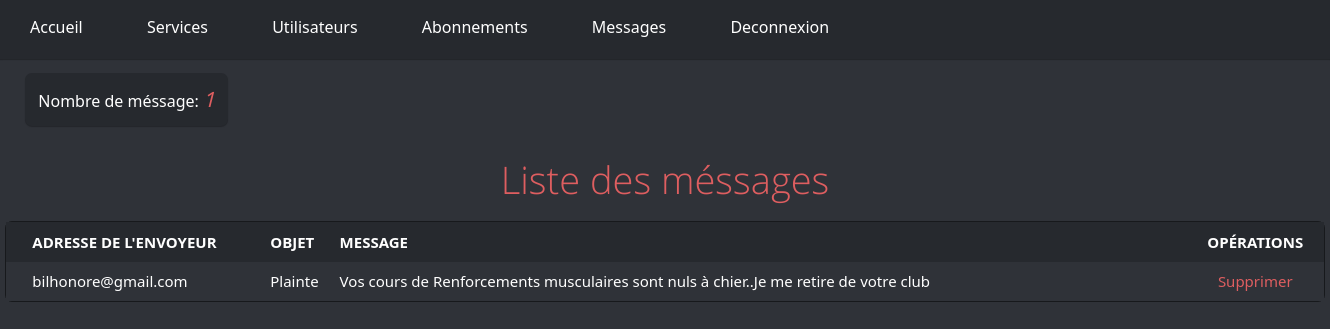
Screenshot of /admin/messages.php (signed in) with the database file from the repository.
### tables this page shows
CREATE TABLE `messages` (
  `num_msg` int(11) NOT NULL,
  `email_envoyeur` varchar(85) NOT NULL,
  `sujet` varchar(50) NOT NULL,
  `message` text NOT NULL
);

### admin/messages.php (the view, shortened to what this page needs)
<?php
	$pdo = new PDO('mysql:host=localhost; dbname=gym', 'root', '', array(PDO::MYSQL_ATTR_INIT_COMMAND => 'SET NAMES utf8'));
	$reqMsg = $pdo->prepare("SELECT * FROM `messages` ORDER BY `num_msg` DESC");
	$reqMsg->execute();
	$nbMsg = $reqMsg->rowCount();
	$listeMsg = $reqMsg->fetchAll();
?>
<!DOCTYPE html>
<html>
<head>
	<link rel="stylesheet" type="text/css" href="../css/main.css">
</head>
<body>
	<?php  include 'menu.php';?>
	<div class="inform">
		<div class="leblock">
			<p>Nombre de méssage: <i class="nb"><?php echo $nbMsg;?></i></p>
		</div>
	</div>
	<div class="lesclasses">
		<h2>Liste des méssages</h2>
		<table class="tble" cellpadding="0" cellspacing="0" border="0" id="t4">
			<tr class="entete">
				<td style="padding-left: 2%;">Adresse de l'envoyeur</td>
				<td>Objet</td>
				<td>Message</td>
				<td align="center">Opérations</td>
			</tr>
			<?php foreach ($listeMsg as $msg) {?>
			<tr class='infos'>
				<td style="padding-left: 2%;"><?php echo $msg['email_envoyeur'];?></td>
				<td><?php echo $msg['sujet'];?></td>
				<td><?php echo $msg['message'];?></td>
				<td align="center"><a href="supp_m.php?id=<?php echo $msg['num_msg'];?>" class="suppS">Supprimer</a></td>
			</tr>
			<?php } ?>
		</table>
	</div>
</body>
</html>

### css/main.css (style rules this page uses)
* { padding: 0; margin: 0; outline: 0; font-family: Segoe UI; }
body { background: #2F3238; color: white; position: relative; z-index: 99; }
.leblock { margin-top: 1%; border-radius: 7px; display: inline-block; box-shadow: 0 1px 1px rgba(0, 0, 0, 0.25); background-color: #26292E; padding: 1%; margin-left: 25px; }
.nb { font-size: 20px; color: #DE5E60; font-weight: bolder; font-family: 'Open Sans Light'; }
#t4 { font-size: 15px; width: 1320px; }
.entete { color: white; background-color: #26292E; border: solid rgba(0,0,0,.3); height: 40px; text-align: left; font-weight: bold; text-transform: uppercase; }
.tble { border: 1px solid rgba(0,0,0,.5); margin: 1.2% 2%; height: auto; margin-right: auto; margin-left: auto; border-radius: 7px; }
.infos { background-color: #2F3238; color: white; border: solid rgba(0,0,0,.3); height: 39px; padding: 40px; }
.suppS { color: #DE5E60; text-decoration: none; }
.lesclasses h2 { text-align: center; font-size: 38px; font-family: 'Open Sans Light'; font-weight: lighter; padding-top: 2%; color: #DE5E60; }

### rows the page displays
messages: email_envoyeur "bilhonore@gmail.com", sujet "Plainte", message "Vos cours de Renforcements musculaires sont nuls à chier..Je me retire de votre club"

### other values shown
$nbMsg "1"
